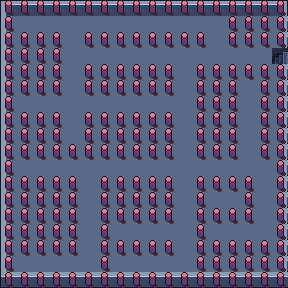

Tiled map render using the project's own tile images. Description and the whole map definition, tile-layer contents included, below:
An orthogonal 18x18 tile map with 16x16 px tiles, 2 tile layers (Tile Layer 1, maze walls).

<map version="1.10" tiledversion="1.11.2" orientation="orthogonal" renderorder="right-down" width="18" height="18" tilewidth="16" tileheight="16" infinite="0" nextlayerid="3" nextobjectid="1">
 <tileset firstgid="1" source="TESTING TILESET FOR MAZE.tsx" />
 <layer id="1" name="Tile Layer 1" width="18" height="18">
  <data encoding="csv">
1,2,2,2,2,2,2,2,2,2,2,2,2,2,2,2,2,4,
17,18,18,18,18,18,18,18,18,18,18,18,18,18,18,18,18,52,
17,18,18,18,18,18,18,18,18,18,18,18,18,18,18,18,18,52,
17,18,18,18,18,18,18,18,18,18,18,18,18,18,18,18,18,36,
17,18,18,18,18,18,18,18,18,18,18,18,18,18,18,18,18,52,
17,18,18,18,18,18,18,18,18,18,18,18,18,18,18,18,18,52,
17,18,18,18,18,18,18,18,18,18,18,18,18,18,18,18,18,52,
17,18,18,18,18,18,18,18,18,18,18,18,18,18,18,18,18,52,
17,18,18,18,18,18,18,18,18,18,18,18,18,18,18,18,18,52,
17,18,18,18,18,18,18,18,18,18,18,18,18,18,18,18,18,52,
17,18,18,18,18,18,18,18,18,18,18,18,18,18,18,18,18,52,
17,18,18,18,18,18,18,18,18,18,18,18,18,18,18,18,18,52,
17,18,18,18,18,18,18,18,18,18,18,18,18,18,18,18,18,52,
17,18,18,18,18,18,18,18,18,18,18,18,18,18,18,18,18,52,
17,18,18,18,18,18,18,18,18,18,18,18,18,18,18,18,18,52,
17,18,18,18,18,18,18,18,18,18,18,18,18,18,18,18,18,52,
49,18,18,18,18,18,18,18,18,18,18,18,18,18,18,18,18,52,
65,66,66,66,66,66,66,66,66,66,66,66,66,66,66,66,66,66
</data>
 </layer>
 <layer id="2" name="maze walls" width="18" height="18">
  <data encoding="csv">
105,105,105,105,105,105,105,105,105,105,105,105,105,105,105,105,105,105,
105,0,0,0,0,0,0,0,0,0,0,0,0,0,105,105,105,105,
105,105,105,105,0,105,105,105,105,105,105,105,105,0,105,105,105,105,
105,105,105,105,0,0,0,0,0,0,0,0,0,0,0,0,0,0,
105,105,105,105,0,105,105,105,105,105,105,0,105,105,105,105,105,105,
105,105,105,105,0,105,105,105,105,105,105,0,105,105,105,0,105,105,
105,0,0,0,0,0,0,0,0,0,0,0,105,105,105,0,105,105,
105,105,105,105,0,105,105,105,105,105,105,0,105,105,105,0,105,105,
105,105,105,105,0,105,105,105,105,105,105,0,105,105,105,0,105,105,
105,105,105,105,105,105,105,105,105,105,105,0,105,105,105,0,105,105,
105,0,0,0,0,0,0,0,0,0,0,0,0,0,0,0,0,105,
105,105,105,105,105,0,105,105,105,105,105,0,105,105,105,105,0,105,
105,105,105,105,105,0,105,105,105,105,105,0,105,0,0,105,0,105,
105,105,105,105,105,0,105,105,105,105,105,0,105,105,105,105,0,105,
105,105,105,105,105,0,105,0,0,0,0,0,105,0,0,0,0,105,
105,105,105,105,105,0,105,105,105,105,105,0,105,105,105,105,105,105,
105,0,0,0,0,0,105,0,0,0,0,0,105,105,105,105,105,105,
105,105,105,105,105,105,105,105,105,105,105,105,105,105,105,105,105,105
</data>
 </layer>
</map>
